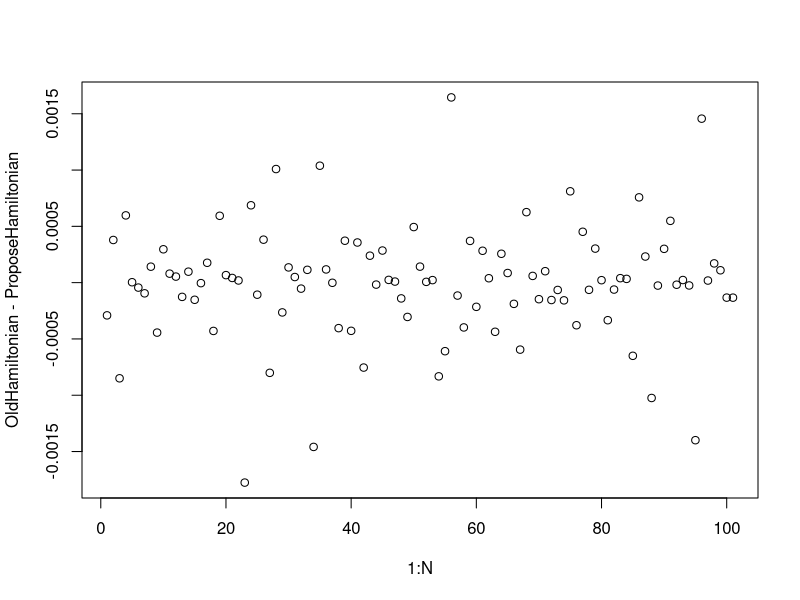
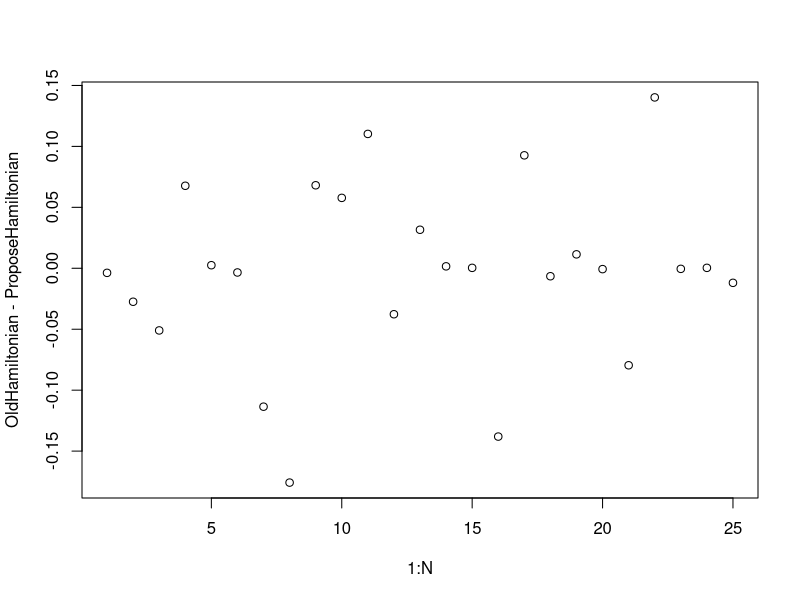
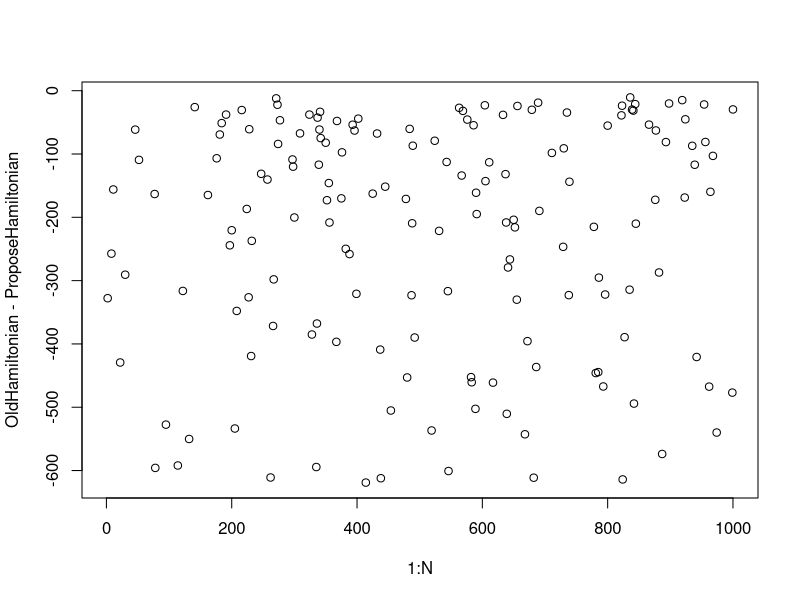

Recreate these plots in R, in order. (Note: a time limit stopped this script after it produced the figures.)
library(MASS)
library(mvtnorm)
HMCVer1 <- function(TotalSamples, densityA,M,q,epsilon,L, densitydiff, burnin) {
  #Takes in Total Samples, density of interest, Mass Matrix, Initial Value, Step Size, Number of Steps, differential of density, burn in amount
  epsilonFix=epsilon;
  now=Sys.time()
  #For display at the end.
#quartz()
#Bring up window for plot
 #plot.new()
#  plot.window(xlim=c(-3,3), ylim=c(-3,3))
#  axis(side=1, pos=-3)
#  axis(side=2,pos=-3)
#  title(main="Bivariate Normal Simulation")
  RejectTotal=0;
#Counts Rejection
  oldq <-qtandepsilon <- q #Initialisation of q and qtandepsilon
  d <- length(q) #Dimensions
  if(length(M)>1){MassVector <- colSums(M)} else MassVector <- M
#Use in leapfrog
  N <- TotalSamples+burnin; #How many samples will be needed
pb <- txtProgressBar(min = 0, max = N, style = 3);
  OldHamiltonian=rep(0,N);
ProposeHamiltonian=rep(0,N);
  Samples <- matrix(0,N,d);
  #For allocation of memory
  p <- mvrnorm(N,rep(0,d),M); 
  #Generate momentum for multivariate normal, this is an N by d quantity. I generate all at once here.
  for (k in 1:N){
    if (N==1){
      oldp <-ptplusepsilon <- p
    }
    else {
    oldp <-ptplusepsilon <- p[k,] 
    }
    #Take one momentum vector.
   epsilon= runif(1,epsilonFix*0.8,epsilonFix*1.2);
   #Varies epsilon to avoid periodic behaviour and also 'encourage' ergodicity
    for (t in 1:L){
      #LeapFrog L times with step size epsilon
      ptplusepsilonhalf= ptplusepsilon - (epsilon/2)*as.vector(densitydiff(qtandepsilon));
      qtandepsilon =  qtandepsilon + ((epsilon/MassVector)*ptplusepsilonhalf);
      #Assume independent in p vector hence use column sums
      ptplusepsilon= ptplusepsilonhalf - (epsilon/2)*as.vector(densitydiff(qtandepsilon));
    }
    OldUenergy= -log(densityA(oldq));
    #Energy of target densityA at old state
    OldKenergy= sum((oldp^2/MassVector))/2;
    #Energy of momentum at Old state
    OldHamiltonian[k]= OldUenergy+OldKenergy;
    #Old Hamiltonian
    ProposeUenergy= -log(densityA(qtandepsilon));
    ProposeKenergy=sum((ptplusepsilon^2)/MassVector)/2;
    #Propose Energy 
    ProposeHamiltonian[k]=ProposeUenergy+ProposeKenergy;
    #Propose Hamiltonian
    if (runif(1)< exp(OldHamiltonian[k]-ProposeHamiltonian[k])) {
      oldp=ptplusepsilon;
      oldq=qtandepsilon;
    #Metropolis Hastings, if accepted move to new state
    }
    else {qtandepsilon=oldq;
    RejectTotal= RejectTotal+1;
    }
    Samples[k,] <- oldq;
  # if (k==1){
   #plot(Samples[k,1],Samples[k,2],pch=26,col=26,,xlab="x",ylab="y",xlim=c(-2,2), ylim=c(-2,2))}
   #else {
   #lines(Samples[k,1],Samples[k,2],col=26,,xlab="x",ylab="y")
   #points(Samples[k,1],Samples[k,2],pch=4,col=26,,xlab="x",ylab="y")
  # }
  # Sys.sleep(0.03)
    #In order to plot points sequentially
    #scatterplot3d(Samples[k,1],Samples[k,2],Samples[k,3],xlim=c(-4,4),ylim=c(-4,4),zlim=c(-4,4))
    #par(new=TRUE)
    #Samples
    #forget Intialisation
  setTxtProgressBar(pb, k)
  }
#  cat("Total Samples after Burn in:",TotalSamples,"\nStep Size used was (+-10%)",epsilonFix,"\nLeapFrog iterations were",L,"\nMean Of Samples=",apply(Samples,2,mean),"\nCovariance=",cov(Samples), "\nRejectionRate=",RejectTotal/N)
  #hist(Samples[((burnin+1):N),],freq=F)
  #points(Samples[,1],Samples[,2])
  #plot(Samples[,1],Samples[,2],col=2)
  #lines(seq(-4,4,0.01),dnorm(seq(-4,4,0.01)))
  #acf(Samples)
 plot(1:N,OldHamiltonian-ProposeHamiltonian)
 # plot(Samples[,1])
#plot(Samples[,1],Samples[,2],type='l',col=2,xlab="X",ylab="Y")
#points(Samples[,1],Samples[,2],pch=4)
after=Sys.time()-now;
print(after)
close(pb)
(Samples[((burnin+1):N),])
}
JJ <- HMCVer1(TotalSamples = 1,densityA = dnorm,M=1,q = 0,epsilon = 0.05,L = 20,densitydiff = function(x) x,burnin = 100)

#Bivariate Normal
JJ <- HMCVer1(TotalSamples = 25,densityA = function(l) dmvnorm(l,c(0,0),matrix(c(1,0.95,0.95,1),2,2)),q = c(-2,-2),M=diag(2),epsilon = 0.18,L = 20,densitydiff = function(x) {solve(matrix(c(1,0.95,0.95,1),2,2))%*%as.matrix(x)}, burnin = 0)

JJ <- HMCVer1(TotalSamples = 1000,densityA = function(l) dmvnorm(l,c(0,0,0),matrix(c(1,0.9,0.8,0.9,1,0.7,0.8,0.7,1),3,3)),M=diag(3),q = c(10,10,-10),epsilon = 0.05,L = 60,densitydiff = function(x) {solve(matrix(c(1,0.9,0.8,0.9,1,0.7,0.8,0.7,1),3,3))%*%(as.matrix(x)-as.matrix(c(20,4,-10)))}, burnin = 0)
#50 dimensions
JJ <- HMCVer1(TotalSamples = 1000,densityA = function(l) dmvnorm(l,rep(0,150),diag(seq(from=0.02,to=1,length=150)^2)),q = rep(0,150),M=diag(150),epsilon = 0.014,L = 100,densitydiff = function(x) {solve(diag(seq(from=0.02,to=1,length=150)^2))%*%as.matrix(x)}, burnin = 0)
#Make matrix 50 by 50
MatrixMake=seq(from=0.02,to=1,length=150)^2
plot(MatrixMake[1],var(JJ[,1]),xlim=c(0,1),ylim=c(0,1),xlab="Real Variance of coordinate",ylab="Sample Variance",main="Hamiltonian Monte Carlo")
for (t in 2:150) {
  points(MatrixMake[t],var(JJ[,t]))
}
lines(MatrixMake,MatrixMake)
plot(MatrixMake,apply(JJ,2,mean),xlab="Real Variance",ylab="Mean",main="Hamiltonian Monte Carlo")
